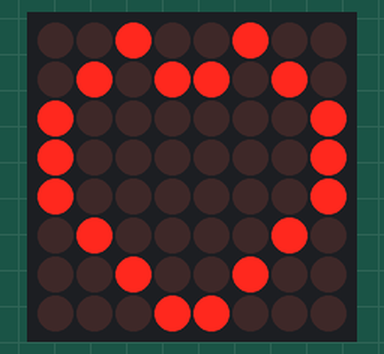
This sketch was run on a simulated Arduino Uno, built with avr-gcc and run on an emulated ATmega328P. Parts: 8×8 LED matrix.

Above: at 0.1 s.
At 2.5 s:
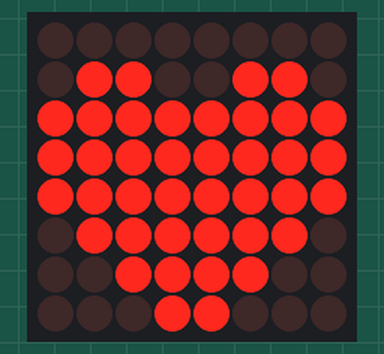

The sketch:

Ar03_heart.ino
```cpp
#include "LedControlMS.h"

#define NBR_MTX 1 //number of matrices attached is one

LedControl lc=LedControl(4,3,2, NBR_MTX);//

unsigned long delayTime=1200;  // Delay between Frames

// Put values in arrays
byte invader1a[] =
{
   B00100100,  // First frame of invader #1
   B01011010,
   B10000001,
   B10000001,
   B10000001,
   B01000010,
   B00100100,
   B00011000
};

byte invader1b[] =
{
  B00000000, // Second frame of invader #1
  B01100110,
  B11111111,
  B11111111,
  B11111111,
  B01111110,
  B00111100,
  B00011000
};

byte invader2a[] =
{
  B00100100, // First frame of invader #2
  B00100100,
  B01111110,
  B11011011,
  B11111111,
  B11111111,
  B10100101,
  B00000000
};

byte invader2b[] =
{
  B00100100, // Second frame of invader #2
  B10100101,
  B11111111,
  B11011011,
  B11111111,
  B01111110,
  B00100100,
  B00000000
};


void setup()
{

  lc.shutdown(0,false);
  lc.shutdown(1,false);
  lc.setIntensity(0,5);
  lc.setIntensity(1,5);
  lc.clearDisplay(0);
  lc.clearDisplay(1);
}


//  Take values in Arrays and Display them
void sinvader1a()
{
  for (int i = 0; i < 8; i++)
  {
    lc.setRow(0,i,invader1a[i]);
  }
}

void sinvader1b()
{
  for (int i = 0; i < 8; i++)
  {
    lc.setRow(0,i,invader1b[i]);;
  }
}

void sinvader2a()
{
  for (int i = 0; i < 8; i++)
  {
    lc.setRow(1,i,invader2a[i]);
  }
}

void sinvader2b()
{
  for (int i = 0; i < 8; i++)
  {
    lc.setRow(1,i,invader2b[i]);
  }
}

void loop()
{
// Put #1 frame on both Display
    sinvader1a();
    delay(delayTime);
    sinvader2a();
    delay(delayTime);


// Put #2 frame on both Display
    sinvader1b();
    delay(delayTime);
    sinvader2b();
    delay(delayTime);

}
```

Measured:
- what the display in image 1 shows lasts 2.4 s, from 2.4 s to 4.8 s
